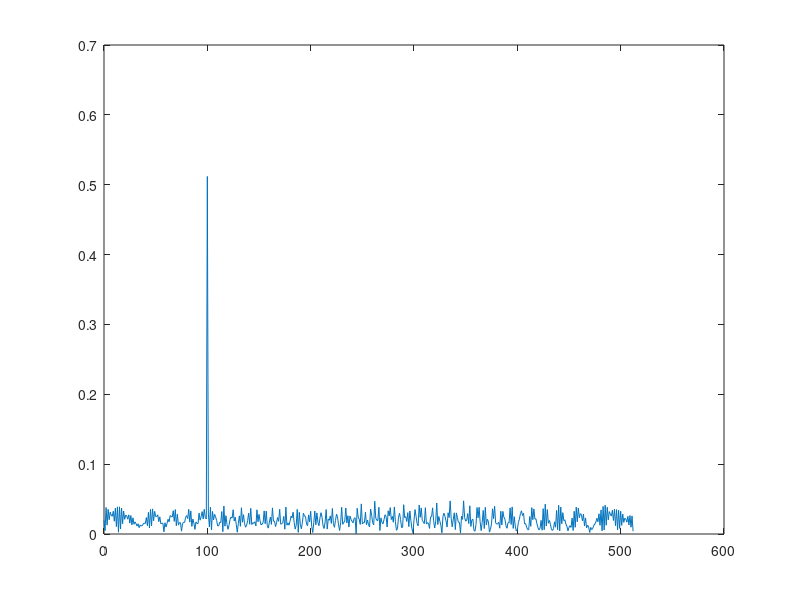

The MATLAB source for this figure:
clear all
clc;

%% Radar Specifications 
%%%%%%%%%%%%%%%%%%%%%%%%%%%
FrequencyOfOperation = 77e9;
MaxRange = 200;
RangeResolution = 1;
MaxVelocity = 100;
%%%%%%%%%%%%%%%%%%%%%%%%%%%

SpeedOfLight = 3e8;
%% User Defined Range and Velocity of target
% *%TODO* :
% define the target's initial position and velocity. Note : Velocity
% remains contant
 
TargetRange = 100;
TargetVel = -10;

%% FMCW Waveform Generation

% *%TODO* :
%Design the FMCW waveform by giving the specs of each of its parameters.
% Calculate the Bandwidth (B), Chirp Time (Tchirp) and Slope (slope) of the FMCW
% chirp using the requirements above.

Bandwidth = SpeedOfLight / (2 * RangeResolution);
ChirpTime = 5.5 * 2 * MaxRange / SpeedOfLight;
Slope = Bandwidth / ChirpTime;
disp(Slope);
                                                    
%The number of chirps in one sequence. Its ideal to have 2^ value for the ease of running the FFT
%for Doppler Estimation. 
Nd=128;                   % #of doppler cells OR #of sent periods % number of chirps

%The number of samples on each chirp. 
Nr=1024;                  %for length of time OR # of range cells

% Timestamp for running the displacement scenario for every sample on each
% chirp
t=linspace(0,Nd*ChirpTime,Nr*Nd); %total time for samples


%Creating the vectors for Tx, Rx and Mix based on the total samples input.
Tx=zeros(1,length(t)); %transmitted signal
Rx=zeros(1,length(t)); %received signal
Mix = zeros(1,length(t)); %beat signal

%Similar vectors for range_covered and time delay.
r_t=zeros(1,length(t));
td=zeros(1,length(t));


%% Signal generation and Moving Target simulation
% Running the radar scenario over the time. 

for i=1:length(t)         
    
    
    % *%TODO* :
    %For each time stamp update the Range of the Target for constant velocity. 
    if i > 1
        TargetRange = TargetRange + (TargetVel * (t(i) - t(i - 1))); 
    end
    
    % *%TODO* :
    %For each time sample we need update the transmitted and
    %received signal. 
    Tx(i) = cos(2 * pi * (FrequencyOfOperation * t(i) + Slope * t(i)^2 / 2));
    TripTime = TargetRange / SpeedOfLight * 2;
    Rx(i) = cos(2 * pi * (FrequencyOfOperation * (t(i) - TripTime) + Slope * (t(i) - TripTime)^2 / 2));
    
    % *%TODO* :
    %Now by mixing the Transmit and Receive generate the beat signal
    %This is done by element wise matrix multiplication of Transmit and
    %Receiver Signal
    Mix(i) = Tx(i) * Rx(i);
end

%% RANGE MEASUREMENT


 % *%TODO* :
%reshape the vector into Nr*Nd array. Nr and Nd here would also define the size of
%Range and Doppler FFT respectively.

MixMat = reshape(Mix,[Nr, Nd]);

% *%TODO* :
%run the FFT on the beat signal along the range bins dimension (Nr) and
%normalize.

FFT1d = fft(MixMat(:,Nd));

P2_ = abs(FFT1d/Nr);
P1_ = P2_(1:Nr/2+1);
P1_(2:end-1) = 2*P1_(2:end-1);
f_ = Nr*(0:(Nr/2))/Nr;
plot(f_,P1_) 

